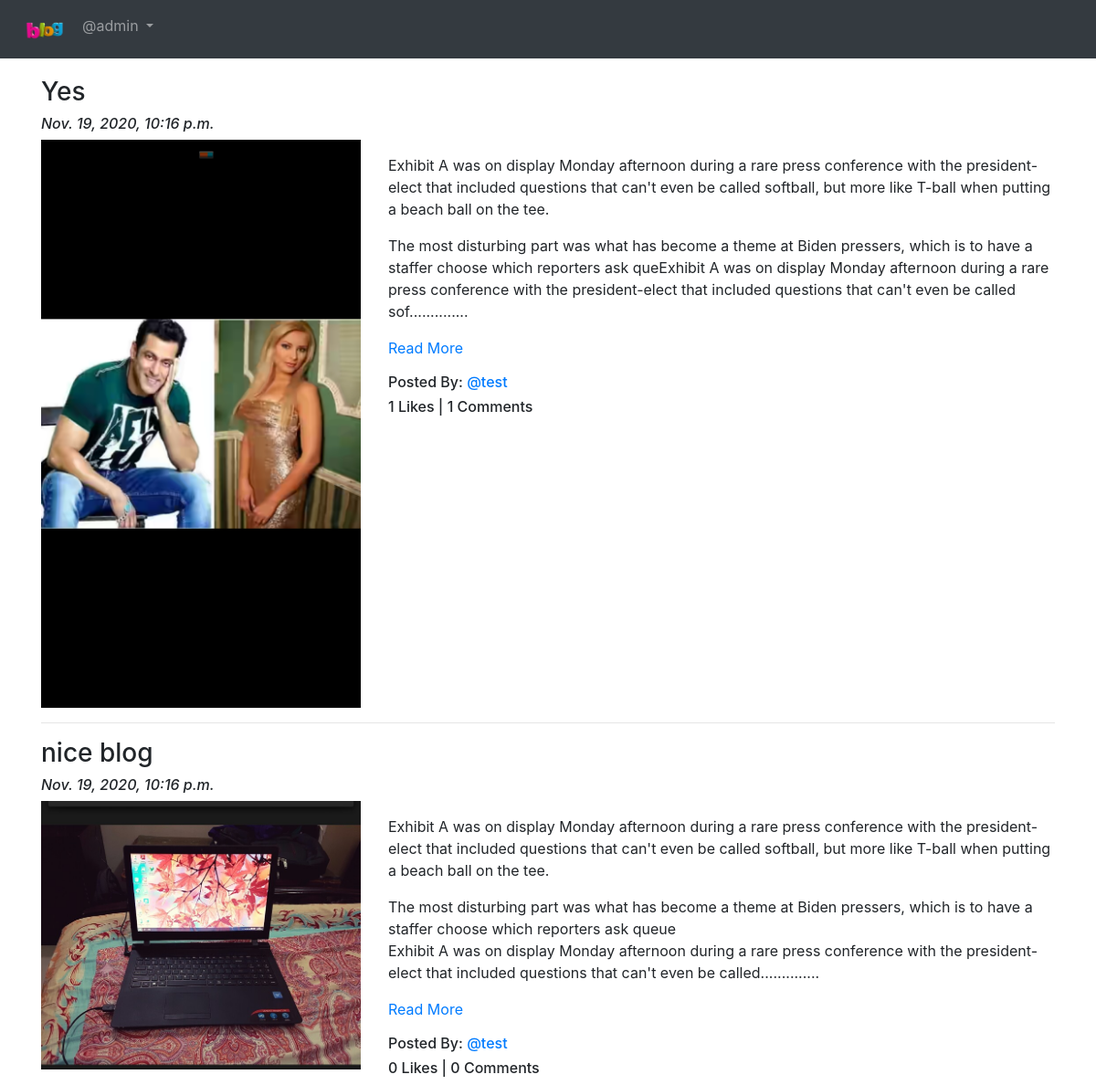
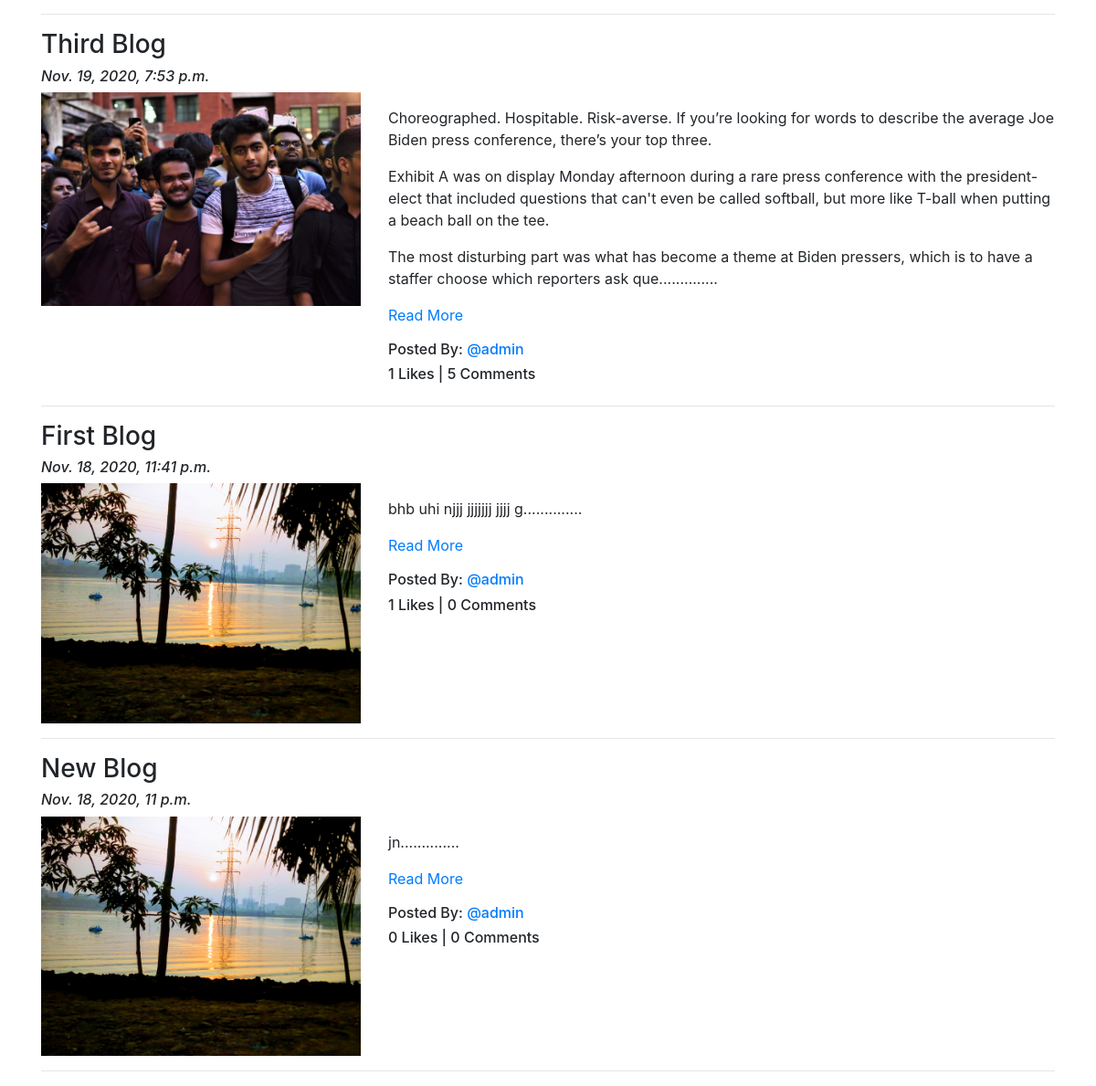
Page /blog/ (signed in) on the committed database (2 pictures, top to bottom).
### App_Blog/models.py (models this page shows, shortened)
class Blog(models.Model):
    author = models.ForeignKey(User, on_delete=models.CASCADE, related_name='post_author')
    blog_title = models.CharField(max_length = 264, verbose_name="Put a Title")
    slug = models.SlugField(max_length=264, unique=True)
    blog_content = models.TextField(verbose_name="What is on your mind?")
    blog_image = models.ImageField(upload_to='blog_images', verbose_name="Image" )
    publish_date = models.DateTimeField(auto_now_add=True)
    update_date = models.DateTimeField(auto_now=True)
    class Meta:
        ordering = ['-publish_date']

### App_Blog/views.py (the view)
# urls.py: path('', views.BlogList.as_view(), name='blog_list'),
class BlogList(ListView):
    context_object_name = 'blogs'
    model = Blog
    template_name = 'App_Blog/blog_list.html'

### App_Blog/templatetags/custom_filters.py (called while the page is built)
def range_filter(value):
    return value[0:500] + ".............."

### templates/App_Blog/blog_list.html (shortened to what this page needs)
{% extends 'base.html' %}
{% load custom_filters %}
{% block body_block %}
    {% for blog in blogs %}
        <h3>{{ blog.blog_title }}</h3>
        <h6><i>{{ blog.publish_date }}</i></h6>
        <div class="row">
            <div class="col-sm-4">
                <img src="/media/{{blog.blog_image}}" alt="{{blog.blog_title}}" title="{{blog.blog_title}}" width="100%">
            </div>
            <div class="col-sm-8">
                <p>{{ blog.blog_content|range_filter|linebreaks }} <a href="{% url 'App_Blog:blog_details' slug=blog.slug %}">Read More</a></p>
                <h6>Posted By: <a href="#">@{{ blog.author }}</a></h6>
                <h6>{{ blog.liked_blog.count }} Likes | {{blog.blog_comment.count}} Comments</h6>
            </div>
        </div>
        <hr>
    {% endfor %}
{% endblock %}

### templates/base.html (shortened to what this page needs)
<!DOCTYPE html>
<html lang="en">
<head>
    <link rel="stylesheet" href="https://cdn.jsdelivr.net/npm/bootstrap@4.5.3/dist/css/bootstrap.min.css">
</head>
<body>
    <nav class="navbar navbar-expand-sm bg-dark navbar-dark">
        <ul class="navbar-nav">
            <li class="nav-item active">
                <a class="nav-link" href="{% url 'index' %}"><img src="/media/logo.png/" width="50px" alt=""></a>
            </li>
            {% if user.is_authenticated %}
                <div class="nav-item dropdown">
                    <a class="nav-link dropdown-toggle" href="#" id="navbardrop" data-toggle="dropdown">
                        @{{user.username}}
                    </a>
                </div>
            {% endif %}
        </ul>
    </nav>
    <div class="container" style="padding-top: 20px;">
        {% block body_block %}
        {% endblock %}
    </div>
</body>
</html>

### rows in the picture
Blog: blog_title "Yes", publish_date "Nov. 19, 2020, 10:16 p.m.", blog_image (picture), blog_content|range_filter "Exhibit A was on display Monday afternoon during a rare press conference with the president-elect that included questions that can't even be called softball, but more like T-ball when putting a beach ball on the tee. The most disturbing part was what has become a theme at Biden pressers, which is to have a staffer choose which reporters ask queExhibit A was on display Monday afternoon during a rare press conference with the president-elect that included questions that can't even be called sof..............", author "test", liked_blog.count "1", blog_comment.count "1"
Blog: blog_title "nice blog", publish_date "Nov. 19, 2020, 10:16 p.m.", blog_image (picture), blog_content|range_filter "Exhibit A was on display Monday afternoon during a rare press conference with the president-elect that included questions that can't even be called softball, but more like T-ball when putting a beach ball on the tee. The most disturbing part was what has become a theme at Biden pressers, which is to have a staffer choose which reporters ask queue Exhibit A was on display Monday afternoon during a rare press conference with the president-elect that included questions that can't even be called..............", author "test", liked_blog.count "0", blog_comment.count "0"
Blog: blog_title "Third Blog", publish_date "Nov. 19, 2020, 7:53 p.m.", blog_image (picture), blog_content|range_filter "Choreographed. Hospitable. Risk-averse. If you’re looking for words to describe the average Joe Biden press conference, there’s your top three. Exhibit A was on display Monday afternoon during a rare press conference with the president-elect that included questions that can't even be called softball, but more like T-ball when putting a beach ball on the tee. The most disturbing part was what has become a theme at Biden pressers, which is to have a staffer choose which reporters ask que..............", author "admin", liked_blog.count "1", blog_comment.count "5"
Blog: blog_title "First Blog", publish_date "Nov. 18, 2020, 11:41 p.m.", blog_image (picture), blog_content|range_filter "bhb uhi njjj jjjjjjj jjjj g..............", author "admin", liked_blog.count "1", blog_comment.count "0"
Blog: blog_title "New Blog", publish_date "Nov. 18, 2020, 11 p.m.", blog_image (picture), blog_content|range_filter "jn..............", author "admin", liked_blog.count "0", blog_comment.count "0"

### other values in the picture
{{ user.username }} "admin"
